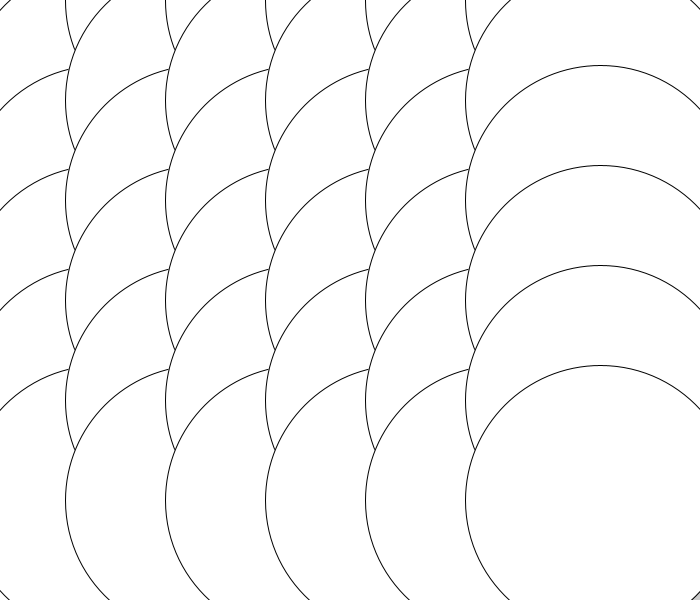
Frame 1 (no input)
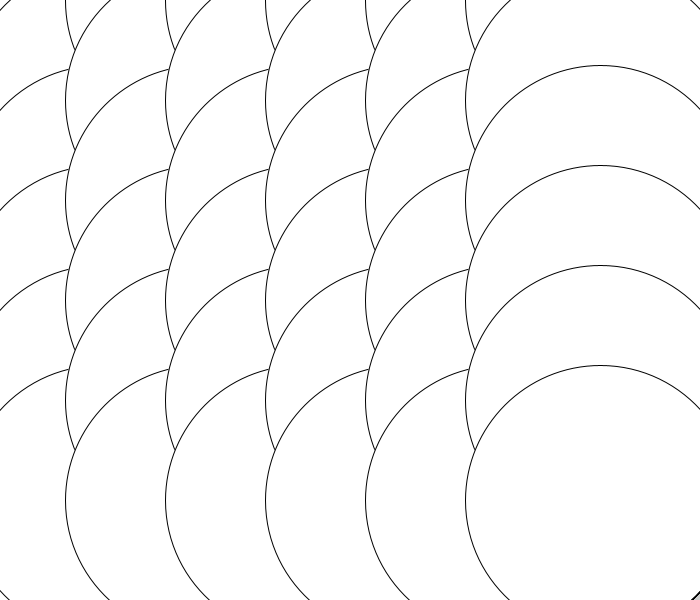
Frame 60 (the mouse pressed at the canvas centre just before this capture)
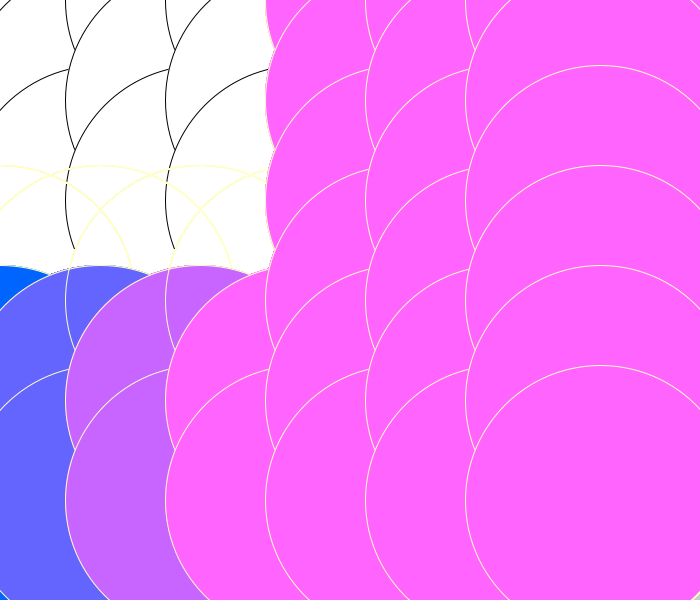
Frame 120 (the mouse held since frame 60 and released just before this capture)

The Processing sketch that drew these frames (run headless with seeded random() and noise(); from frame 60 on, the mouse is pressed at the canvas centre):

// Processing sketch: processing_51304
// ── processing_51304.pde

void setup(){
  size(700,600);
  smooth();
}

void draw(){
  
  for(int i = 0;i < width; i+=100){
    for(int j = 0;j < height; j+=100){
      if(mouseX >i && mouseX <j+10){
     
        { 
          
    
        fill(i,100,mouseX);}
        stroke(mouseX,mouseY,200);
     //
    }
     if( mouseX > i && mouseY > j) { 
       noFill();
     } else {
       ellipse(i,j,270,270);
     }

  
    }
  }
}
